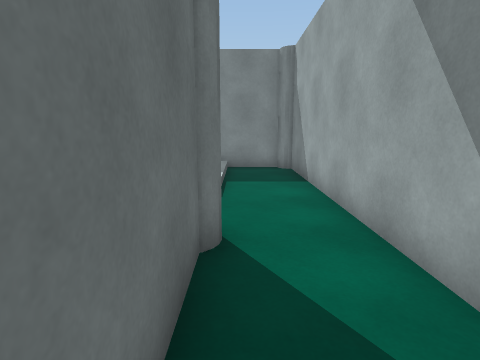
View 1 (above)

14 first-person views from a walk through a scene from a Unity 3-D project. The camera is 1.5 m above the floor, tilts 10° down and sees 80° across. Doors are open. The floor is counted in squares, 1 m on a side. Each view is taken from the middle of a square. On the plan, view 1 faces up. The plan holds only what a view shows up to about 14 squares ahead; the rest is blank. The place goes on beyond the plan. The player character is not drawn.

View 2
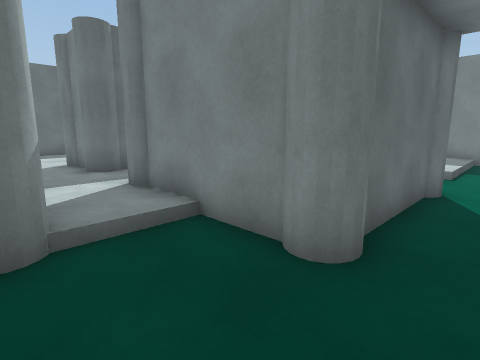

View 3
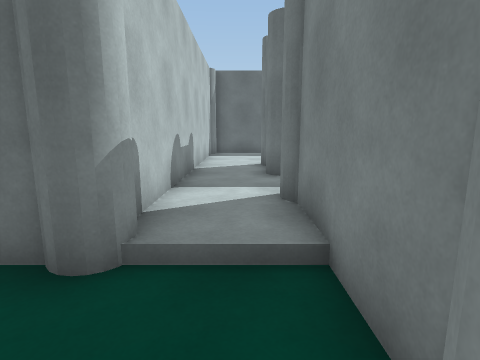

View 4
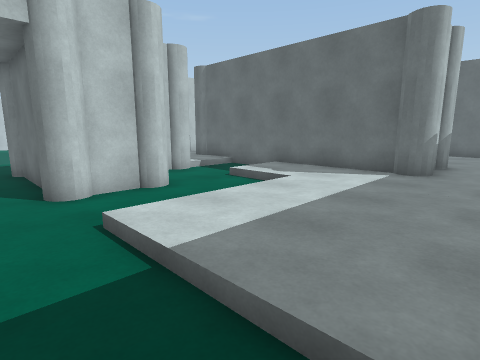

View 5
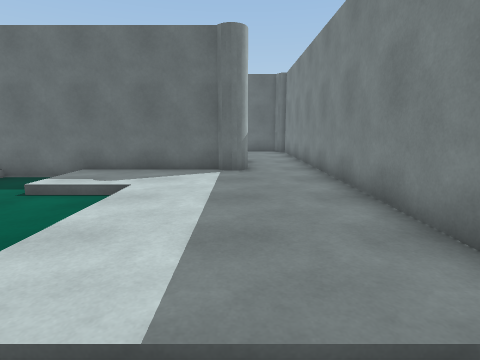

View 6
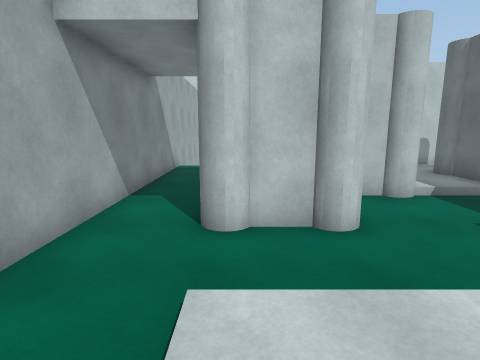

View 7
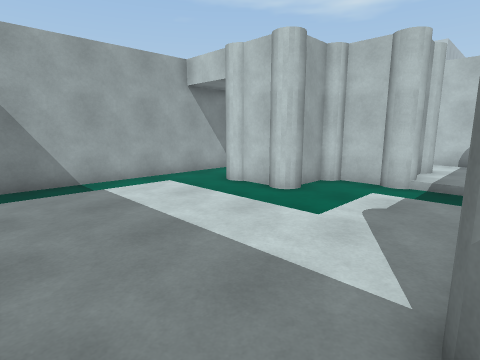

View 8
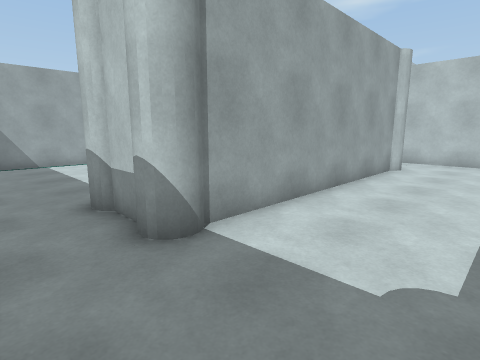

View 9
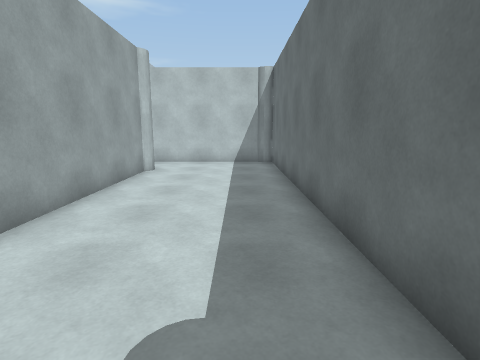

View 10
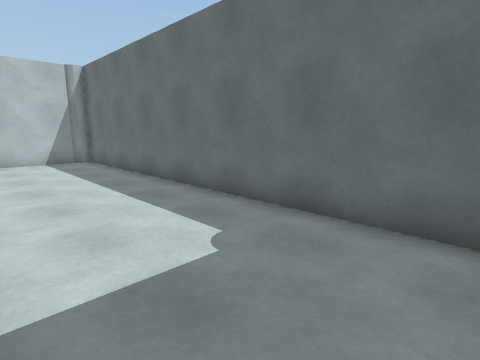

View 11
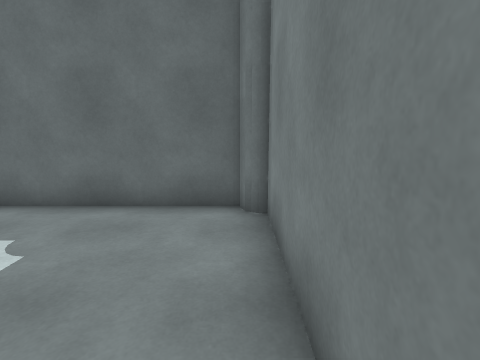

View 12
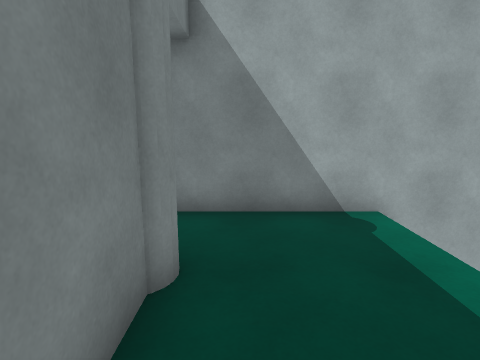

View 13
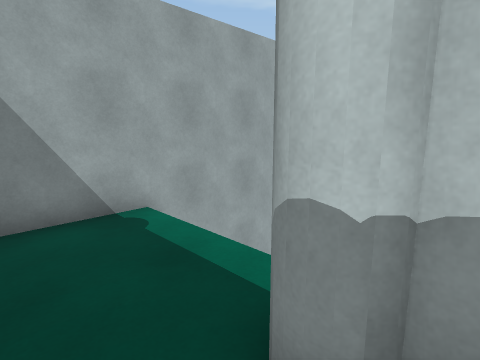

View 14
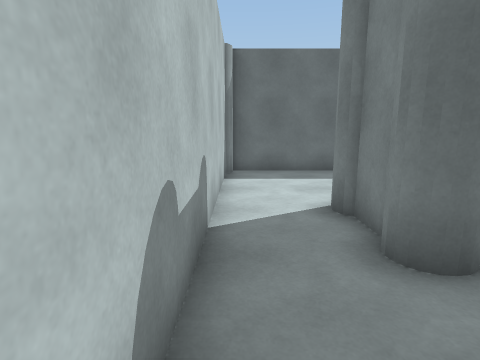

### Floor plan
Key: @ floor where view 1 was taken; # wall or solid block; . main floor; - floor 0.25 m lower than the main floor; / step, stairs or slope; v drop or lower ground.
Columns run from 16 left of view 1 to 2 right of it. Each row starts with its distance up from view 1.
 12  ##################
 11 ##..... ........--#
 10 #.....  ........--#
  9 #.....###.......--#
  8 #.....###.......--#
  7 #.....###.......--#
  6 #.....###..-------#
  5 #.....###..-------#
  4 #.....###//--###--#
  3 #.....###----###--#
  2 #.....###----###--#
  1 #.....###  #####--#
  0 #.....###  ### #@-#
 -1 #.....###  #####--#
 -2 #.....      ./----#
 -3 #.....     . /----#
 -4 ##############----#
 -5              #vvvv#
 -6                   #
 -7                   #

Where each view was taken, in squares from view 1:
view 1: 0 up, 0 right, facing up
view 2: 4 down, 1 right, facing up-left
view 3: 2 down, 0 right, facing left
view 4: 11 up, 1 right, facing down-left
view 5: 9 up, 1 right, facing left
view 6: 9 up, 1 left, facing down
view 7: 11 up, 8 left, facing down-right
view 8: 11 up, 14 left, facing down-right
view 9: 10 up, 14 left, facing down
view 10: 11 up, 11 left, facing down-left
view 11: 11 up, 10 left, facing left
view 12: 2 down, 4 left, facing right
view 13: 2 down, 4 left, facing down-right
view 14: 3 down, 5 left, facing left
